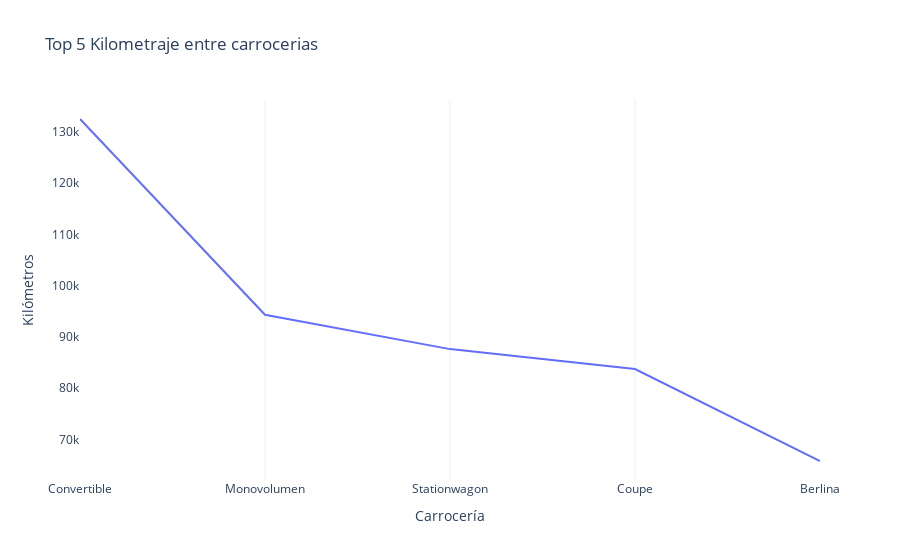

Notebook source saved alongside this figure:
### Code cell
import plotly
import plotly.express as px

Carroceria_kilometros = df.groupby('Carrocería')['Kilómetros'].mean().nlargest(5)
fig_state = px.line(
        Carroceria_kilometros,
        x=Carroceria_kilometros.index,
        orientation="h",
        y="Kilómetros",
        title="Top 5 Kilometraje entre carrocerias ",
        template="plotly_white",
        )
fig_state.update_layout(    
            xaxis=dict(tickmode="linear"),
            plot_bgcolor="rgba(0,0,0,0)",
            yaxis=(dict(showgrid=False)),
        )

### Figure 1 — Plotly figure (JSON) as saved in the notebook; plotly's stock layout.template omitted (floating-point values rounded to 4 significant figures)
{"data": [{"hovertemplate": "Carrocería=%{x}<br>Kilómetros=%{y}<extra></extra>", "legendgroup": "", "line": {"color": "#636efa", "dash": "solid"}, "marker": {"symbol": "circle"}, "mode": "lines", "name": "", "orientation": "h", "showlegend": false, "type": "scatter", "x": ["Convertible", "Monovolumen", "Stationwagon", "Coupe", "Berlina"], "xaxis": "x", "y": [132600.0, 94330.0, 87620.0, 83740.0, 65780.0], "yaxis": "y"}], "layout": {"legend": {"tracegroupgap": 0}, "plot_bgcolor": "rgba(0,0,0,0)", "title": {"text": "Top 5 Kilometraje entre carrocerias "}, "xaxis": {"anchor": "y", "domain": [0, 1], "tickmode": "linear", "title": {"text": "Carrocería"}}, "yaxis": {"anchor": "x", "domain": [0, 1], "showgrid": false, "title": {"text": "Kilómetros"}}}}
